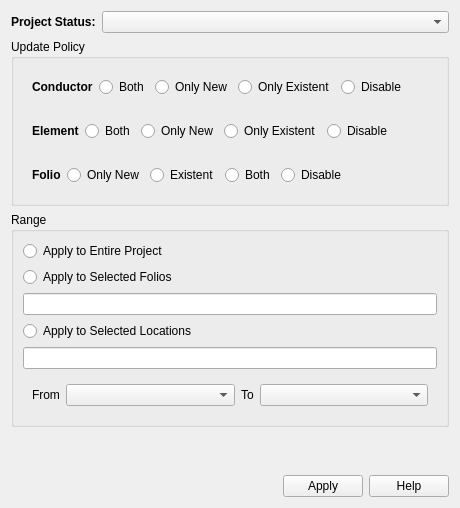
<?xml version="1.0" encoding="UTF-8"?>
<ui version="4.0">
 <class>AutoNumberingManagementW</class>
 <widget class="QWidget" name="AutoNumberingManagementW">
  <property name="geometry">
   <rect>
    <x>0</x>
    <y>0</y>
    <width>460</width>
    <height>508</height>
   </rect>
  </property>
  <property name="sizePolicy">
   <sizepolicy hsizetype="Minimum" vsizetype="Minimum">
    <horstretch>0</horstretch>
    <verstretch>0</verstretch>
   </sizepolicy>
  </property>
  <property name="minimumSize">
   <size>
    <width>460</width>
    <height>0</height>
   </size>
  </property>
  <property name="windowTitle">
   <string>Properties cross references</string>
  </property>
  <layout class="QGridLayout" name="gridLayout_2">
   <item row="2" column="0" colspan="2">
    <widget class="QGroupBox" name="groupBox_2">
     <property name="title">
      <string>Range</string>
     </property>
     <layout class="QGridLayout" name="gridLayout_3">
      <item row="2" column="0">
       <widget class="QLineEdit" name="m_selected_folios_le">
        <property name="text">
         <string/>
        </property>
       </widget>
      </item>
      <item row="3" column="0">
       <widget class="QRadioButton" name="m_apply_locations_rb">
        <property name="text">
         <string>Apply to Selected Locations</string>
        </property>
       </widget>
      </item>
      <item row="1" column="0">
       <widget class="QRadioButton" name="m_apply_folios_rb">
        <property name="text">
         <string>Apply to Selected Folios</string>
        </property>
       </widget>
      </item>
      <item row="0" column="0">
       <widget class="QRadioButton" name="m_apply_project_rb">
        <property name="text">
         <string>Apply to Entire Project</string>
        </property>
       </widget>
      </item>
      <item row="4" column="0">
       <widget class="QLineEdit" name="m_selected_locations_le"/>
      </item>
      <item row="5" column="0">
       <widget class="QWidget" name="m_selected_folios_widget" native="true">
        <layout class="QHBoxLayout" name="horizontalLayout_5">
         <item>
          <widget class="QLabel" name="label_5">
           <property name="sizePolicy">
            <sizepolicy hsizetype="Minimum" vsizetype="Preferred">
             <horstretch>0</horstretch>
             <verstretch>0</verstretch>
            </sizepolicy>
           </property>
           <property name="text">
            <string>From</string>
           </property>
          </widget>
         </item>
         <item>
          <widget class="QComboBox" name="m_from_folios_cb">
           <property name="sizePolicy">
            <sizepolicy hsizetype="Expanding" vsizetype="Preferred">
             <horstretch>0</horstretch>
             <verstretch>0</verstretch>
            </sizepolicy>
           </property>
          </widget>
         </item>
         <item>
          <widget class="QLabel" name="label_6">
           <property name="sizePolicy">
            <sizepolicy hsizetype="Minimum" vsizetype="Preferred">
             <horstretch>0</horstretch>
             <verstretch>0</verstretch>
            </sizepolicy>
           </property>
           <property name="text">
            <string>To</string>
           </property>
          </widget>
         </item>
         <item>
          <widget class="QComboBox" name="m_to_folios_cb">
           <property name="sizePolicy">
            <sizepolicy hsizetype="Expanding" vsizetype="Fixed">
             <horstretch>0</horstretch>
             <verstretch>0</verstretch>
            </sizepolicy>
           </property>
          </widget>
         </item>
        </layout>
       </widget>
      </item>
     </layout>
    </widget>
   </item>
   <item row="4" column="0" colspan="2">
    <widget class="QDialogButtonBox" name="buttonBox">
     <property name="sizePolicy">
      <sizepolicy hsizetype="Minimum" vsizetype="Fixed">
       <horstretch>0</horstretch>
       <verstretch>0</verstretch>
      </sizepolicy>
     </property>
     <property name="standardButtons">
      <set>QDialogButtonBox::Apply|QDialogButtonBox::Help</set>
     </property>
    </widget>
   </item>
   <item row="0" column="0">
    <widget class="QLabel" name="label">
     <property name="sizePolicy">
      <sizepolicy hsizetype="Minimum" vsizetype="Preferred">
       <horstretch>0</horstretch>
       <verstretch>0</verstretch>
      </sizepolicy>
     </property>
     <property name="font">
      <font>
       <weight>75</weight>
       <bold>true</bold>
      </font>
     </property>
     <property name="text">
      <string>Project Status:</string>
     </property>
    </widget>
   </item>
   <item row="1" column="0" colspan="2">
    <widget class="QGroupBox" name="groupBox">
     <property name="title">
      <string>Update Policy</string>
     </property>
     <layout class="QVBoxLayout" name="verticalLayout_2">
      <item>
       <widget class="QWidget" name="conductorWidget" native="true">
        <layout class="QHBoxLayout" name="conductor_hl">
         <item>
          <widget class="QLabel" name="label_2">
           <property name="font">
            <font>
             <weight>75</weight>
             <bold>true</bold>
            </font>
           </property>
           <property name="text">
            <string>Conductor</string>
           </property>
          </widget>
         </item>
         <item>
          <widget class="QRadioButton" name="m_both_conductor_rb">
           <property name="text">
            <string>Both</string>
           </property>
           <property name="autoExclusive">
            <bool>true</bool>
           </property>
          </widget>
         </item>
         <item>
          <widget class="QRadioButton" name="m_new_conductor_rb">
           <property name="text">
            <string>Only New</string>
           </property>
           <property name="autoExclusive">
            <bool>true</bool>
           </property>
          </widget>
         </item>
         <item>
          <widget class="QRadioButton" name="m_existent_conductor_rb">
           <property name="text">
            <string>Only Existent</string>
           </property>
           <property name="autoExclusive">
            <bool>true</bool>
           </property>
          </widget>
         </item>
         <item>
          <widget class="QRadioButton" name="m_disable_conductor_rb">
           <property name="text">
            <string>Disable</string>
           </property>
          </widget>
         </item>
         <item>
          <spacer name="horizontalSpacer">
           <property name="orientation">
            <enum>Qt::Horizontal</enum>
           </property>
           <property name="sizeHint" stdset="0">
            <size>
             <width>40</width>
             <height>20</height>
            </size>
           </property>
          </spacer>
         </item>
        </layout>
       </widget>
      </item>
      <item>
       <widget class="QWidget" name="elementWidget" native="true">
        <property name="sizePolicy">
         <sizepolicy hsizetype="Minimum" vsizetype="Preferred">
          <horstretch>0</horstretch>
          <verstretch>0</verstretch>
         </sizepolicy>
        </property>
        <layout class="QHBoxLayout" name="element_hl">
         <item>
          <widget class="QLabel" name="label_3">
           <property name="font">
            <font>
             <weight>75</weight>
             <bold>true</bold>
            </font>
           </property>
           <property name="text">
            <string>Element</string>
           </property>
          </widget>
         </item>
         <item>
          <widget class="QRadioButton" name="m_both_element_rb">
           <property name="sizePolicy">
            <sizepolicy hsizetype="Preferred" vsizetype="Fixed">
             <horstretch>0</horstretch>
             <verstretch>0</verstretch>
            </sizepolicy>
           </property>
           <property name="text">
            <string>Both</string>
           </property>
           <property name="autoExclusive">
            <bool>true</bool>
           </property>
          </widget>
         </item>
         <item>
          <widget class="QRadioButton" name="m_new_element_rb">
           <property name="sizePolicy">
            <sizepolicy hsizetype="Preferred" vsizetype="Fixed">
             <horstretch>0</horstretch>
             <verstretch>0</verstretch>
            </sizepolicy>
           </property>
           <property name="text">
            <string>Only New</string>
           </property>
           <property name="autoExclusive">
            <bool>true</bool>
           </property>
          </widget>
         </item>
         <item>
          <widget class="QRadioButton" name="m_existent_element_rb">
           <property name="sizePolicy">
            <sizepolicy hsizetype="Preferred" vsizetype="Fixed">
             <horstretch>0</horstretch>
             <verstretch>0</verstretch>
            </sizepolicy>
           </property>
           <property name="text">
            <string>Only Existent</string>
           </property>
           <property name="autoExclusive">
            <bool>true</bool>
           </property>
          </widget>
         </item>
         <item>
          <widget class="QRadioButton" name="m_disable_element_rb">
           <property name="sizePolicy">
            <sizepolicy hsizetype="Preferred" vsizetype="Fixed">
             <horstretch>0</horstretch>
             <verstretch>0</verstretch>
            </sizepolicy>
           </property>
           <property name="text">
            <string>Disable</string>
           </property>
          </widget>
         </item>
         <item>
          <spacer name="horizontalSpacer_2">
           <property name="orientation">
            <enum>Qt::Horizontal</enum>
           </property>
           <property name="sizeHint" stdset="0">
            <size>
             <width>40</width>
             <height>20</height>
            </size>
           </property>
          </spacer>
         </item>
        </layout>
       </widget>
      </item>
      <item>
       <widget class="QWidget" name="folioWidget" native="true">
        <property name="font">
         <font>
          <weight>50</weight>
          <bold>false</bold>
          <kerning>true</kerning>
         </font>
        </property>
        <layout class="QHBoxLayout" name="folio_hl">
         <item>
          <widget class="QLabel" name="label_4">
           <property name="font">
            <font>
             <weight>75</weight>
             <bold>true</bold>
            </font>
           </property>
           <property name="text">
            <string>Folio</string>
           </property>
          </widget>
         </item>
         <item>
          <widget class="QRadioButton" name="m_new_folio_rb">
           <property name="text">
            <string>Only New</string>
           </property>
           <property name="autoExclusive">
            <bool>true</bool>
           </property>
          </widget>
         </item>
         <item>
          <widget class="QRadioButton" name="m_existent_folio_rb">
           <property name="text">
            <string>Existent</string>
           </property>
           <property name="autoExclusive">
            <bool>true</bool>
           </property>
          </widget>
         </item>
         <item>
          <widget class="QRadioButton" name="m_both_folio_rb">
           <property name="text">
            <string>Both</string>
           </property>
           <property name="autoExclusive">
            <bool>true</bool>
           </property>
          </widget>
         </item>
         <item>
          <widget class="QRadioButton" name="m_disable_folio_rb">
           <property name="text">
            <string>Disable</string>
           </property>
          </widget>
         </item>
         <item>
          <spacer name="horizontalSpacer_3">
           <property name="orientation">
            <enum>Qt::Horizontal</enum>
           </property>
           <property name="sizeHint" stdset="0">
            <size>
             <width>40</width>
             <height>20</height>
            </size>
           </property>
          </spacer>
         </item>
        </layout>
       </widget>
      </item>
     </layout>
    </widget>
   </item>
   <item row="0" column="1">
    <widget class="QComboBox" name="m_status_cb">
     <property name="sizePolicy">
      <sizepolicy hsizetype="Expanding" vsizetype="Fixed">
       <horstretch>0</horstretch>
       <verstretch>0</verstretch>
      </sizepolicy>
     </property>
     <property name="sizeAdjustPolicy">
      <enum>QComboBox::AdjustToContents</enum>
     </property>
    </widget>
   </item>
   <item row="3" column="0">
    <spacer name="verticalSpacer">
     <property name="orientation">
      <enum>Qt::Vertical</enum>
     </property>
     <property name="sizeHint" stdset="0">
      <size>
       <width>20</width>
       <height>40</height>
      </size>
     </property>
    </spacer>
   </item>
  </layout>
 </widget>
 <resources/>
 <connections/>
</ui>
